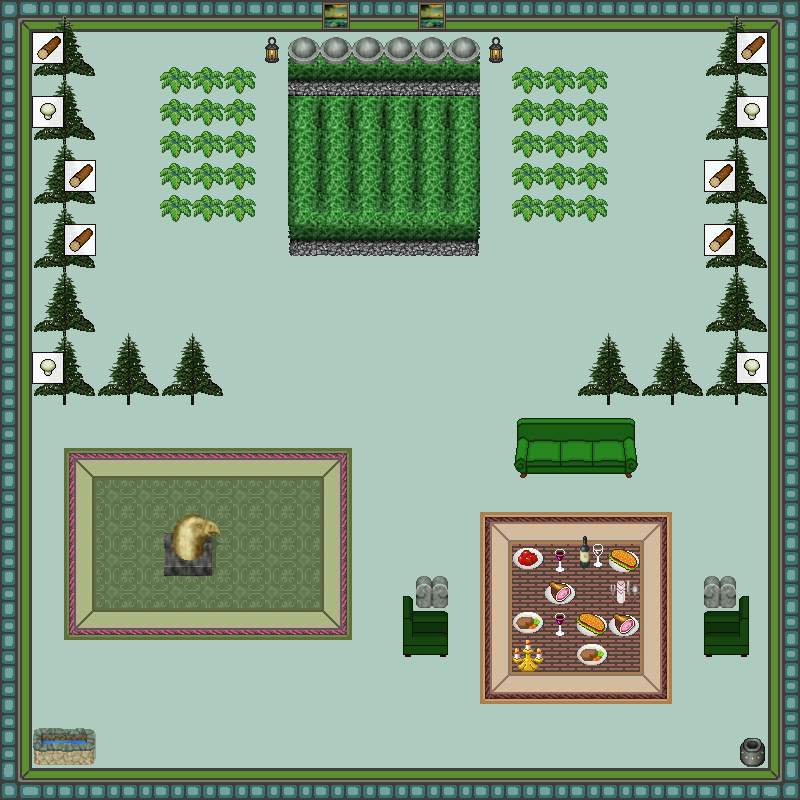

A level layout from a 2D game, rendered from its tile map. Below: a short description, then the map file with tile-grid data replaced by summaries:
An orthogonal 25x25 tile map with 32x32 px tiles, 6 tile layers (0_floor, 1_terrain, 2_object, 3_roof, ...), 2 hidden layers not drawn, 27 tilesets.

<map version="1.9" tiledversion="1.9.2" orientation="orthogonal" renderorder="right-down" width="25" height="25" tilewidth="32" tileheight="32" infinite="0" nextlayerid="9" nextobjectid="1">
 <tileset firstgid="1" name="ground_2.png" tilewidth="32" tileheight="32" tilecount="4" columns="4">
  <image source="../../tileset/ground/ground_2.png" trans="ffffff" width="128" height="32" />
 </tileset>
 <tileset firstgid="5" name="int_green_purple.png" tilewidth="32" tileheight="32" tilecount="28" columns="4">
  <image source="../../tileset/building/wall/int_green_purple.png" width="128" height="224" />
 </tileset>
 <tileset firstgid="33" name="tree_fluffy.png" tilewidth="32" tileheight="32" tilecount="12" columns="4">
  <image source="../../tileset/plant/tree/tree_fluffy.png" trans="ffffff" width="128" height="96" />
 </tileset>
 <tileset firstgid="45" name="pale_brown_stone.png" tilewidth="32" tileheight="32" tilecount="4" columns="2">
  <image source="../../tileset/furniture/sink/pale_brown_stone.png" trans="ff00ff" width="64" height="64" />
 </tileset>
 <tileset firstgid="49" name="int_green_blue.png" tilewidth="32" tileheight="32" tilecount="16" columns="4">
  <image source="../../tileset/building/wall/int_green_blue.png" trans="ff00ff" width="128" height="128" />
 </tileset>
 <tileset firstgid="65" name="blue_green.png" tilewidth="32" tileheight="32" tilecount="1" columns="1">
  <image source="../../tileset/plant/bush/blue_green.png" trans="ff00ff" width="32" height="32" />
 </tileset>
 <tileset firstgid="66" name="small_lamp.png" tilewidth="32" tileheight="32" tilecount="4" columns="4">
  <image source="../../tileset/furniture/light/small_lamp.png" width="128" height="32" />
 </tileset>
 <tileset firstgid="70" name="green_stone_3.png" tilewidth="32" tileheight="32" tilecount="3" columns="1">
  <image source="../../tileset/item/statue/green_stone_3.png" trans="ffffff" width="32" height="96" />
 </tileset>
 <tileset firstgid="73" name="hedge.png" tilewidth="32" tileheight="32" tilecount="35" columns="5">
  <image source="../../tileset/plant/bush/hedge.png" trans="ffffff" width="160" height="224" />
 </tileset>
 <tileset firstgid="108" name="int_wall_dark_red_corners.png" tilewidth="32" tileheight="32" tilecount="16" columns="4">
  <image source="../../tileset/building/wall/int_wall_dark_red_corners.png" trans="ff00ff" width="128" height="128" />
 </tileset>
 <tileset firstgid="124" name="int_wall_dark_red.png" tilewidth="32" tileheight="32" tilecount="16" columns="4">
  <image source="../../tileset/building/wall/int_wall_dark_red.png" trans="ff00ff" width="128" height="128" />
 </tileset>
 <tileset firstgid="140" name="int_wall_thin_bricks.png" tilewidth="32" tileheight="32" tilecount="12" columns="2">
  <image source="../../tileset/building/wall/int_wall_thin_bricks.png" trans="ff00ff" width="64" height="192" />
 </tileset>
 <tileset firstgid="152" name="eaglehead.png" tilewidth="32" tileheight="32" tilecount="8" columns="2">
  <image source="../../tileset/item/statue/eaglehead.png" trans="ff00ff" width="64" height="128" />
 </tileset>
 <tileset firstgid="160" name="meals_1.png" tilewidth="32" tileheight="32" tilecount="2" columns="2">
  <image source="../../tileset/item/food/meals_1.png" width="64" height="32" />
 </tileset>
 <tileset firstgid="162" name="candelabra.png" tilewidth="32" tileheight="32" tilecount="1" columns="1">
  <image source="../../tileset/furniture/light/candelabra.png" width="32" height="32" />
 </tileset>
 <tileset firstgid="163" name="red_wine.png" tilewidth="32" tileheight="32" tilecount="4" columns="2">
  <image source="../../tileset/item/drink/red_wine.png" width="64" height="64" />
 </tileset>
 <tileset firstgid="167" name="meals_2.png" tilewidth="32" tileheight="32" tilecount="2" columns="1">
  <image source="../../tileset/item/food/meals_2.png" width="32" height="64" />
 </tileset>
 <tileset firstgid="169" name="bottle_and_glass.png" tilewidth="32" tileheight="32" tilecount="8" columns="4">
  <image source="../../tileset/item/drink/bottle_and_glass.png" width="128" height="64" />
 </tileset>
 <tileset firstgid="177" name="knife_spoon.png" tilewidth="32" tileheight="32" tilecount="1" columns="1">
  <image source="../../tileset/furniture/crockery/knife_spoon.png" width="32" height="32" />
 </tileset>
 <tileset firstgid="178" name="pot_grey.png" tilewidth="32" tileheight="32" tilecount="1" columns="1">
  <image source="../../tileset/item/pot/pot_grey.png" width="32" height="32" />
 </tileset>
 <tileset firstgid="179" name="small.png" tilewidth="32" tileheight="32" tilecount="3" columns="3">
  <image source="../../tileset/furniture/picture/small.png" width="96" height="32" />
 </tileset>
 <tileset firstgid="182" name="collision.png" tilewidth="32" tileheight="32" tilecount="1" columns="1">
  <image source="../../tileset/logic/collision.png" width="32" height="32" />
 </tileset>
 <tileset firstgid="183" name="resources.png" tilewidth="32" tileheight="32" tilecount="6" columns="6">
  <image source="../../tileset/logic/item/resources.png" width="192" height="32" />
 </tileset>
 <tileset firstgid="189" name="mushroom.png" tilewidth="32" tileheight="32" tilecount="6" columns="6">
  <image source="../../tileset/logic/item/mushroom.png" width="192" height="32" />
 </tileset>
 <tileset firstgid="195" name="sofa" tilewidth="32" tileheight="32" tilecount="6" columns="3">
  <image source="../../tileset/furniture/chair/sofa.png" width="96" height="64" />
 </tileset>
 <tileset firstgid="201" name="chair" tilewidth="32" tileheight="32" tilecount="12" columns="4">
  <image source="../../tileset/furniture/chair/armchair.png" width="128" height="96" />
 </tileset>
 <tileset firstgid="213" name="indoor/floor" tilewidth="32" tileheight="32" tilecount="3" columns="3">
  <image source="../../tileset/ground/indoor/floor.png" width="96" height="32" />
 </tileset>
 <layer id="1" name="0_floor" width="25" height="25">
  <data>[625 cells, 522 non-empty, 2 distinct tile ids]</data>
 </layer>
 <layer id="2" name="1_terrain" width="25" height="25">
  <data>[625 cells, 435 non-empty, 53 distinct tile ids]</data>
 </layer>
 <layer id="3" name="2_object" width="25" height="25">
  <data>[625 cells, 33 non-empty, 22 distinct tile ids]</data>
 </layer>
 <layer id="4" name="3_roof" width="25" height="25">
  <data>[625 cells, 95 non-empty, 12 distinct tile ids]</data>
 </layer>
 <layer id="5" name="4_roof_add" width="25" height="25">
  <data>[625 cells, 24 non-empty, 7 distinct tile ids]</data>
 </layer>
 <layer id="6" name="objects" width="25" height="25" opacity="0.9">
  <data>[625 cells, 10 non-empty, 2 distinct tile ids]</data>
 </layer>
 <layer id="7" name="collision" width="25" height="25" visible="0" opacity="0.25">
  <data>[625 cells, 171 non-empty, 1 distinct tile ids]</data>
 </layer>
 <layer id="8" name="protection" width="25" height="25" visible="0">
  <data>[625 cells, 0 non-empty, 0 distinct tile ids]</data>
 </layer>
</map>
